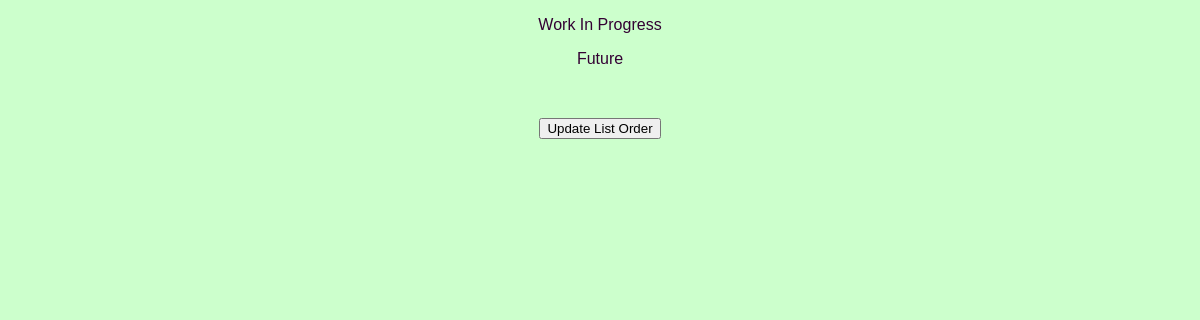
/todos/, run on an earlier commit of the app's database.
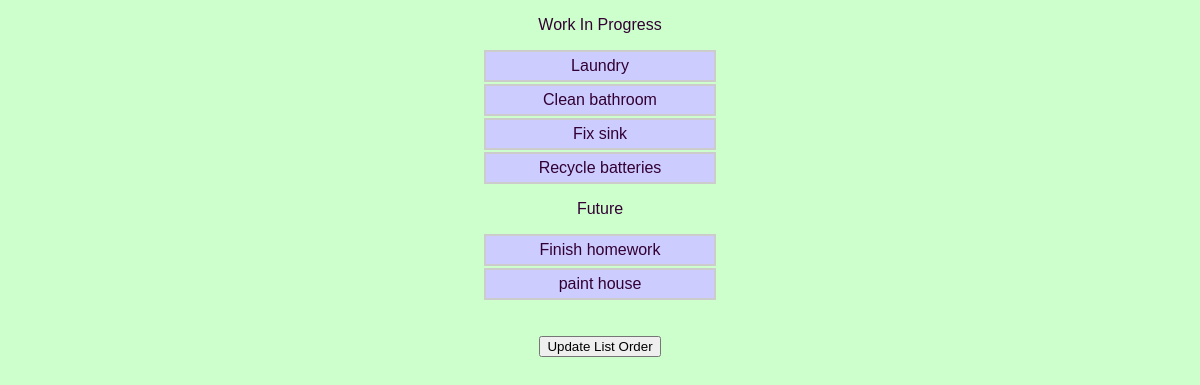
And on a later commit of the database.
### todos/models.py (models this page shows)
class Todo(models.Model):
	task = models.CharField(max_length=200)
	task_row_order = models.IntegerField()
	section = models.CharField(default="Blank", max_length=100, choices=SECTIONS)
	def __str__(self):
		return self.task

### todos/views.py (the view, shortened to what this page needs)
class IndexView(View):
	template = "todos/index.html"
	def get(self, request):
		todos = Todo.objects.all().order_by('task_row_order')
		print(todos)
		return render(request, self.template, {'todos': todos})

### todos/templates/todos/index.html (shortened to what this page needs)
<!DOCTYPE html>
{% load staticfiles %}
<html>
<head>
<link rel="stylesheet" href="{% static 'css/base.css' %}">
</head>
<body>
	<form method="POST" action="/"> {% csrf_token %}
	<p>Work In Progress</p>
		<ul id="sortable1" class="connectedSortable">
		{% for todo in todos %}
			{% if todo.section == 'wip' %}
			<li id="item_{{todo.task_row_order}}">{{todo.task}}</li>
			{% endif %}
		{% endfor %}
		</ul>
	<p>Future</p>
		<ul id="sortable2" class="connectedSortable">
		{% for todo in todos %}
			{% if todo.section == 'future' %}
			<li id="item_{{todo.task_row_order}}">{{todo.task}}</li>
			{% endif %}
		{% endfor %}
		</ul>
	</form>
<br>
<p><button type="button" id="update_list">Update List Order</button></p>
</body>
</html>

What changed in the data, as far as the page shows it:
now on this page (row edited): Todo: task "Laundry"
now on this page (row edited): Todo: task "Clean bathroom"
now on this page (row edited): Todo: task "Fix sink"
now on this page (row edited): Todo: task "Recycle batteries"
now on this page (row edited): Todo: task "Finish homework"
added Todo: task "paint house"
